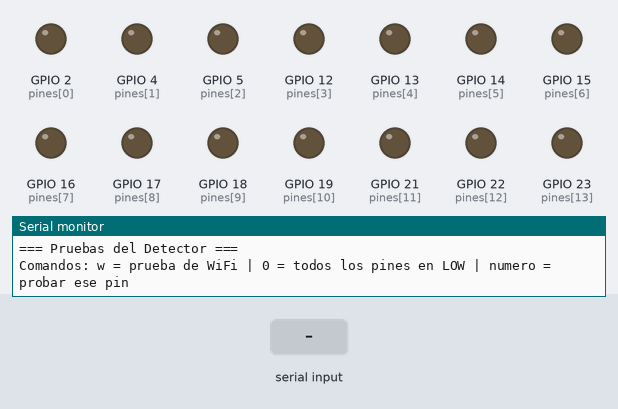
This sketch was run on a simulated ESP32. On the bench: output pins drawn as LEDs (lit = HIGH), the last lines printed to the serial monitor. The inputs (shaded band) are chosen by the test bench.

Above: at 1.7 s.
1.8 s: "2\n" received over Serial
At 2.8 s:
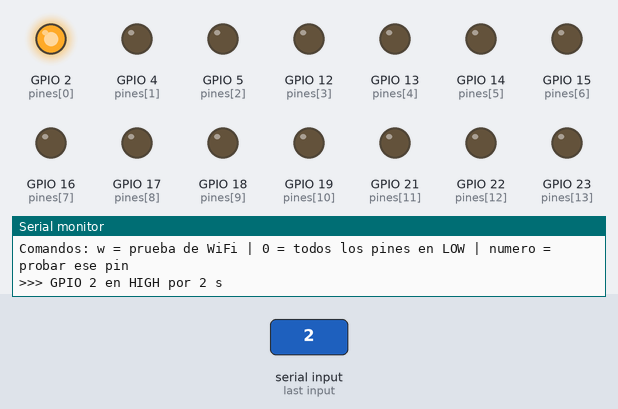
4.8 s: "4\n" received over Serial
At 5.1 s:
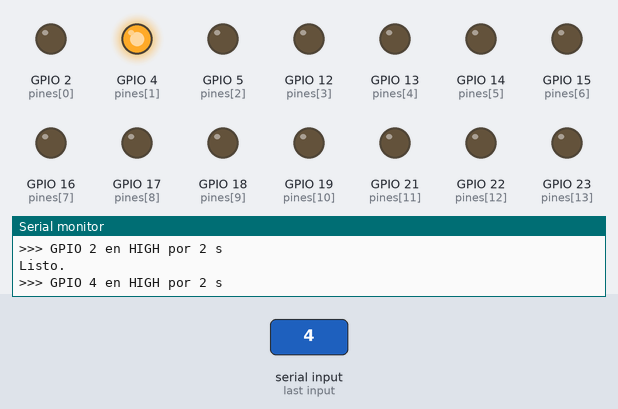
7.8 s: "5\n" received over Serial
At 8.6 s:
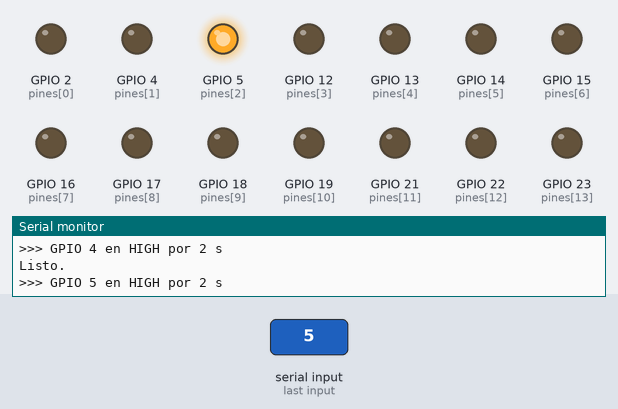
Timing chart, 0 to 11.3 s (numbered marks = the images above; inputs shaded):
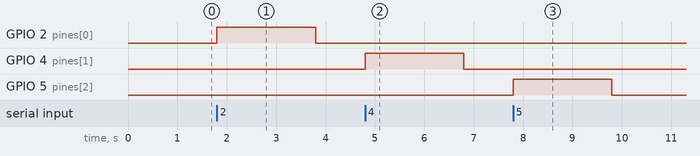

Measured:
- after the input at 1.8 s, GPIO 2 (pines[0]): LOW → HIGH at once, → LOW 2.0 s later
- after the input at 4.8 s, GPIO 4 (pines[1]): LOW → HIGH at once, → LOW 2.0 s later
- after the input at 7.8 s, GPIO 5 (pines[2]): LOW → HIGH at once, → LOW 2.0 s later

The sketch:

buscar_pin.ino
```cpp
// ============================================================
//  Pruebas de hardware del Detector (todas las pruebas van aquí).
//  Monitor Serie: 115200 baudios y "Nueva línea". Escribe un comando y Enter:
//
//    w      -> prueba de WiFi: busca redes y diagnostica la conexión
//    0      -> pone todos los pines de prueba en LOW
//    número -> ese pin en HIGH 2 s, el resto en LOW (buscar en qué pin está algo)
//
//  ¡Ojo! Los comandos de pines ponen LOW en 25/26: eso ENCIENDE las bombas.
//  Desconectar IN1 e IN2 del relé antes de usarlos.
// ============================================================
#include <WiFi.h>
// Credenciales del proyecto (no se copian aquí: este archivo sí se sube a GitHub)
#include "C:/Users/jhona/Desktop/Detector/ESP32/detector/secrets.h"

const int pines[] = {2, 4, 5, 12, 13, 14, 15, 16, 17, 18, 19,
                     21, 22, 23, 25, 26, 27, 32, 33};
const int N = sizeof(pines) / sizeof(pines[0]);

// ---------------- Pines ----------------
void todosEnLow() {
  for (int i = 0; i < N; i++) {
    pinMode(pines[i], OUTPUT);
    digitalWrite(pines[i], LOW);
  }
}

bool esValido(int pin) {
  for (int i = 0; i < N; i++) {
    if (pines[i] == pin) return true;
  }
  return false;
}

void probarPin(int pin) {
  if (!esValido(pin)) {
    Serial.printf("GPIO %d no esta en la lista\n", pin);
    return;
  }
  todosEnLow();
  Serial.printf(">>> GPIO %d en HIGH por 2 s\n", pin);
  digitalWrite(pin, HIGH);
  delay(2000);
  digitalWrite(pin, LOW);
  Serial.println("Listo.");
}

// ---------------- WiFi ----------------
volatile int ultimaRazon = -1;

const char* nombreSeguridad(int tipo) {
  switch (tipo) {
    case 0: return "ABIERTA";
    case 1: return "WEP (no recomendada)";
    case 2: return "WPA";
    case 3: return "WPA2";
    case 4: return "WPA/WPA2";
    case 5: return "WPA2-Enterprise (NO compatible)";
    case 6: return "WPA3 (puede fallar en ESP32)";
    case 7: return "WPA2/WPA3";
    default: return "otra";
  }
}

const char* explicarRazon(int r) {
  switch (r) {
    case 2:   return "autenticacion vencida";
    case 8:   return "desconexion normal";
    case 15:  return "CONTRASEÑA INCORRECTA (fallo del saludo de 4 vias)";
    case 201: return "NO ENCONTRO LA RED (nombre distinto o red solo de 5 GHz)";
    case 202: return "FALLO DE AUTENTICACION (contraseña o seguridad incompatible)";
    case 203: return "el router rechazo la asociacion (filtro MAC o limite de equipos)";
    case 204: return "CONTRASEÑA INCORRECTA (tiempo agotado en el saludo)";
    case 205: return "fallo de conexion";
    case 210: return "la red usa una SEGURIDAD que el ESP32 no acepta (WPA3 o similar)";
    case 211: return "la seguridad de la red es mas baja que la exigida";
    case 212: return "SEÑAL DEMASIADO DEBIL";
    default:  return "otra (anotar el numero)";
  }
}

void alDesconectar(WiFiEvent_t evento, WiFiEventInfo_t info) {
  ultimaRazon = info.wifi_sta_disconnected.reason;
}

void pruebaWifi() {
  Serial.println("\n===== PRUEBA DE WIFI =====");
  Serial.printf("Buscando: [%s] (los corchetes muestran espacios sobrantes)\n", WIFI_SSID);

  WiFi.disconnect(true);
  WiFi.mode(WIFI_STA);
  delay(200);

  Serial.println("Escaneando redes de 2.4 GHz (el ESP32 no ve las de 5 GHz)...");
  int n = WiFi.scanNetworks();
  bool exacta = false, parecida = false;
  for (int i = 0; i < n; i++) {
    String nombre = WiFi.SSID(i);
    bool esLaMia = (nombre == WIFI_SSID);
    bool similar = !esLaMia && nombre.equalsIgnoreCase(WIFI_SSID);
    if (esLaMia) exacta = true;
    if (similar) parecida = true;
    Serial.printf("%s [%s]  señal %d dBm  canal %d  %s\n",
                  esLaMia ? ">>" : (similar ? "~ " : "  "),
                  nombre.c_str(), WiFi.RSSI(i), WiFi.channel(i),
                  nombreSeguridad((int)WiFi.encryptionType(i)));
  }
  if (n <= 0) Serial.println("No se encontro ninguna red.");
  WiFi.scanDelete();

  if (exacta) {
    Serial.println("=> La red aparece en 2.4 GHz con el nombre exacto (marcada con >>).");
  } else if (parecida) {
    Serial.println("=> Hay una red con el MISMO nombre pero distintas mayusculas (marcada con ~). Corregir WIFI_SSID.");
  } else {
    Serial.println("=> La red NO aparece: o el nombre es distinto, o el router no esta emitiendo en 2.4 GHz.");
  }

  Serial.println("\nIntentando conectar (20 s maximo)...");
  ultimaRazon = -1;
  WiFi.begin(WIFI_SSID, WIFI_PASS);
  unsigned long inicio = millis();
  while (WiFi.status() != WL_CONNECTED && millis() - inicio < 20000) {
    delay(500);
    Serial.print(".");
  }
  Serial.println();

  if (WiFi.status() == WL_CONNECTED) {
    Serial.printf("CONECTADO. IP: %s  señal: %d dBm\n",
                  WiFi.localIP().toString().c_str(), WiFi.RSSI());
    if (WiFi.RSSI() < -75) Serial.println("Aviso: señal debil (menos de -75 dBm). Acercar el ESP32 al router.");
  } else {
    Serial.printf("NO CONECTO. Estado: %d\n", (int)WiFi.status());
    if (ultimaRazon >= 0) {
      Serial.printf("Motivo informado por el router: %d -> %s\n", ultimaRazon, explicarRazon(ultimaRazon));
    }
  }
  Serial.println("===== FIN =====\n");
}

// ---------------- Menú ----------------
void ayuda() {
  Serial.println("Comandos: w = prueba de WiFi | 0 = todos los pines en LOW | numero = probar ese pin");
}

void setup() {
  Serial.begin(115200);
  delay(500);
  WiFi.onEvent(alDesconectar, ARDUINO_EVENT_WIFI_STA_DISCONNECTED);
  Serial.println("\n=== Pruebas del Detector ===");
  ayuda();
}

void loop() {
  if (!Serial.available()) return;
  String cmd = Serial.readStringUntil('\n');
  cmd.trim();
  if (cmd.length() == 0) return;

  if (cmd.equalsIgnoreCase("w")) {
    pruebaWifi();
  } else if (cmd == "0") {
    todosEnLow();
    Serial.println("Todos los pines en LOW. Si el buzzer se callo: esta en un GPIO.");
  } else if (cmd.toInt() > 0) {
    probarPin(cmd.toInt());
  } else {
    ayuda();
  }
}
```
